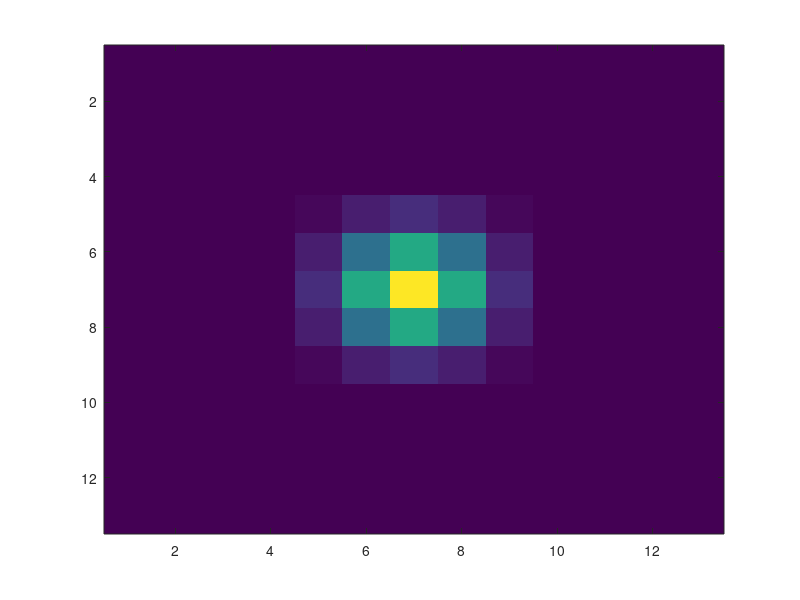
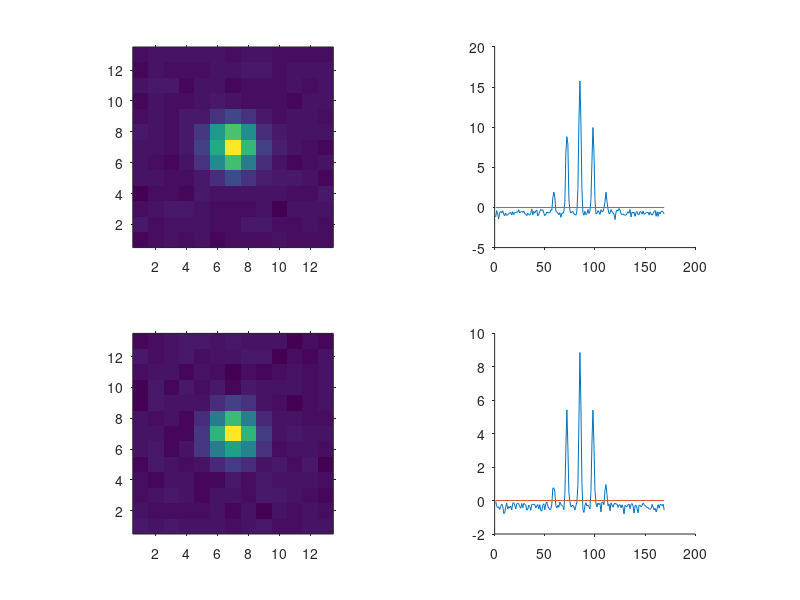

Write the MATLAB code that produced these figures, in order.
% Conway and Livingstone, 2006 stim design and simulated DO response
% Author - Gregory D. Horwitz, 1/20

close all; clearvars;
x = -6:6;
RF = normpdf(x,0,1)'*normpdf(x,0,1);
imagesc(RF)
 
% Simulated experiment in which a single pixel increment and decrement 
% of light appear on every frame. 
% Also assuming the the response of the cell is purely linear.
STS = zeros(size(RF));
niter = 10000;
for i = 1:niter
    im = zeros(size(RF));
    inc_pos = unidrnd(size(RF)); % position of increment
    dec_pos = unidrnd(size(RF)); % position of decrement
    % setting up image
    im(inc_pos(2),inc_pos(1)) =  im(inc_pos(2),inc_pos(1)) + 1;
    im(dec_pos(2),dec_pos(1)) =  im(dec_pos(2),dec_pos(1)) - 1;
    STS = STS+im*(im(:)'*RF(:));
end

STSim = 0.5 + (0.5*(STS - mean(STS(:)))/(max(abs(STS(:)))+eps));
figure; 
subplot(2,2,1);
imagesc(STSim); axis square; axis xy; set(gca,'Tickdir','out');
subplot(2,2,2); hold on;
plot(STS(:)); 
plot([1 numel(RF)],[0 0],'-'); axis square; set(gca,'Tickdir','out');
 
% Trying again with a spiking nonlinearity
STS = zeros(size(RF));
for i = 1:niter
    im = zeros(size(RF));
    inc_pos = unidrnd(size(RF)); % position of increment
    dec_pos = unidrnd(size(RF)); % position of decrement
    % setting up image
    im(inc_pos(2),inc_pos(1)) =  im(inc_pos(2),inc_pos(1)) + 1;
    im(dec_pos(2),dec_pos(1)) =  im(dec_pos(2),dec_pos(1)) - 1;
    STS = STS+im*max(0,im(:)'*RF(:)); % Here's the nonlinearity
end
STSim = 0.5 + (0.5*(STS - mean(STS(:)))/(max(abs(STS(:)))+eps));
subplot(2,2,3);
imagesc(STSim);  axis square; axis xy; set(gca,'Tickdir','out');
subplot(2,2,4); hold on;
plot(STS(:));
plot([1 numel(RF)],[0 0],'-'); axis square;  set(gca,'Tickdir','out');